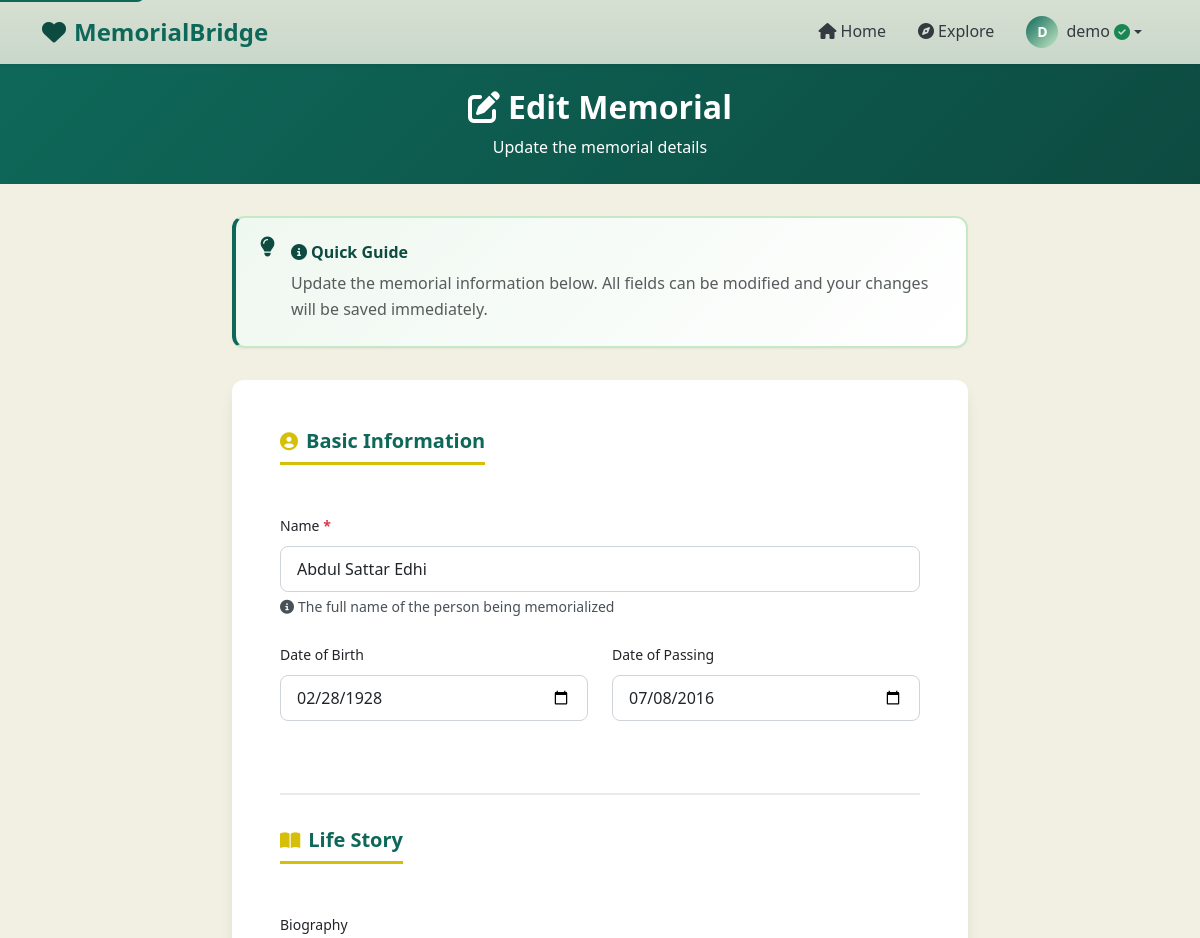
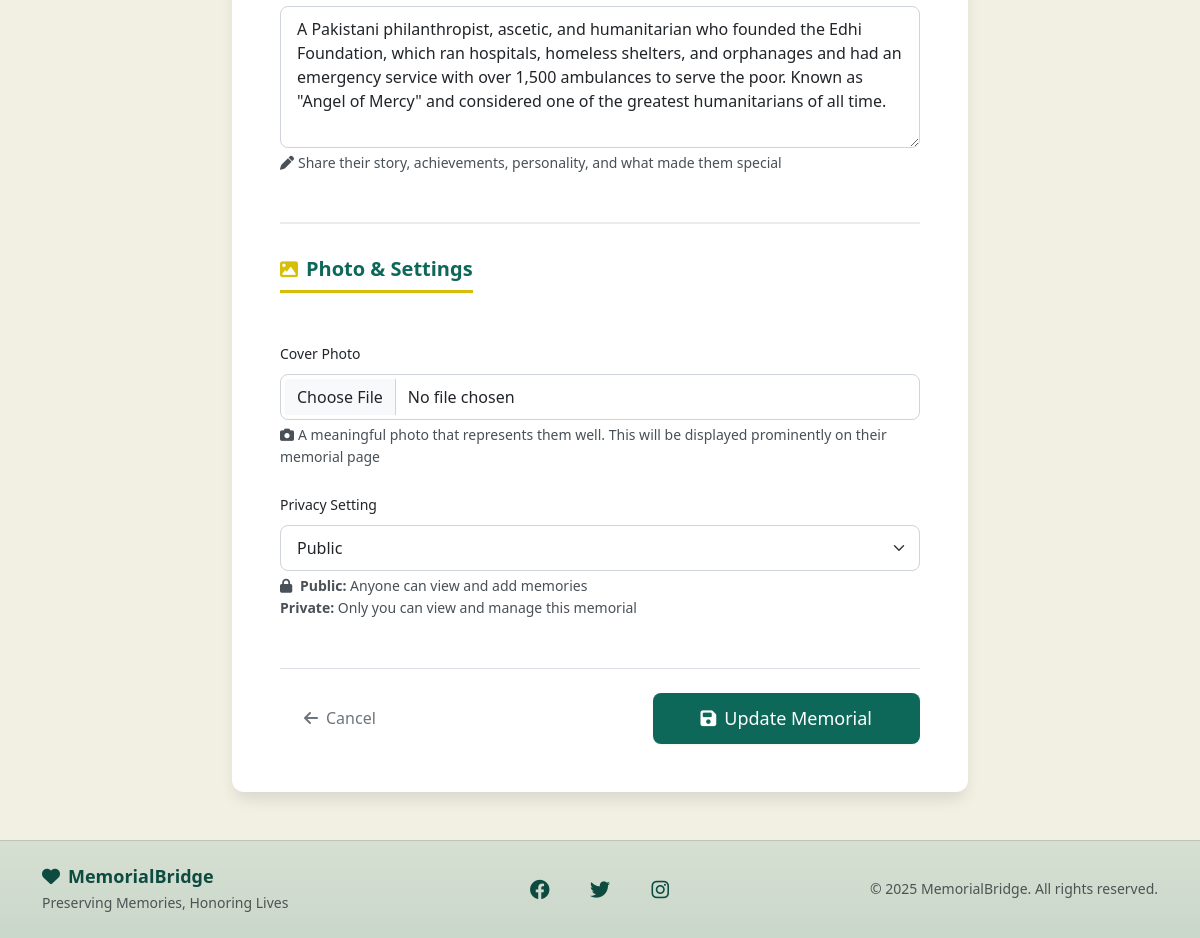
/m/abdul-sattar-edhi/edit/ (signed in), run on the app's committed database (2 pictures, top to bottom).
### main_app/models.py (models this page shows, shortened)
class Memorial(models.Model):
    VISIBILITY_CHOICES = [
        ('public', 'Public'),
        ('private', 'Private'),
    ]
    owner = models.ForeignKey(UserProfile, on_delete=models.CASCADE, related_name='memorials')
    name = models.CharField(max_length=200)
    slug = models.SlugField(unique=True, blank=True)
    dob = models.DateField(null=True, blank=True, verbose_name="Date of Birth")
    dod = models.DateField(null=True, blank=True, verbose_name="Date of Passing")
    bio = models.TextField(blank=True, help_text="Biography or description")
    cover_image = models.ImageField(upload_to='memorial_covers/', blank=True, null=True)
    visibility = models.CharField(max_length=10, choices=VISIBILITY_CHOICES, default='public')
    donations_count = models.IntegerField(default=0)
    trees_planted_count = models.IntegerField(default=0)
    created_at = models.DateTimeField(auto_now_add=True)
    updated_at = models.DateTimeField(auto_now=True)
    class Meta:
        ordering = ['-created_at']

### main_app/views.py (the view)
# urls.py: path('m/<slug:slug>/edit/', views.edit_memorial, name='edit_memorial'),
@login_required
def edit_memorial(request, slug):
    memorial = get_object_or_404(Memorial, slug=slug)
    if memorial.owner.user != request.user:
        messages.error(request, "You don't have permission to edit this memorial.")
        return redirect('memorial_detail', slug=slug)
    if request.method == 'POST':
        form = MemorialForm(request.POST, request.FILES, instance=memorial)
        if form.is_valid():
            memorial = form.save()
            messages.success(request, f"Memorial for {memorial.name} updated successfully!")
            return redirect('memorial_detail', slug=memorial.slug)
    else:
        form = MemorialForm(instance=memorial)
    context = {
        'form': form,
        'memorial': memorial,
        'is_edit': True
    }
    return render(request, 'main_app/create_memorial.html', context)

### templates/main_app/create_memorial.html (shortened to what this page needs)
{% extends 'base.html' %}
{% load static %}
{% block content %}
<div class="create-memorial-header">
    <div class="container">
        <div class="row justify-content-center">
            <div class="col-lg-8 text-center text-white">
                <h1 class="h2 fw-bold mb-2">
                    <i class="fas fa-{% if is_edit %}edit{% else %}heart{% endif %} me-2"></i>{% if is_edit %}Edit{% else %}Create a{% endif %} Memorial
                </h1>
                <p class="mb-0">{% if is_edit %}Update the memorial details{% else %}Preserve a lasting tribute for someone special{% endif %}</p>
            </div>
        </div>
    </div>
</div>
<div class="container pb-5">
    <div class="row justify-content-center">
        <div class="col-lg-8">
            <div class="help-box">
                <div class="d-flex align-items-start">
                    <i class="fas fa-lightbulb fa-lg text-primary me-3 mt-1"></i>
                    <div>
                        <h6 class="fw-bold text-primary mb-2">
                            <i class="fas fa-info-circle me-1"></i>Quick Guide
                        </h6>
                        <p class="mb-0 text-muted">
                            {% if is_edit %}
                            Update the memorial information below. All fields can be modified and your changes will be saved immediately.
                            {% else %}
                            Creating a memorial is a meaningful way to preserve someone's memory and allow others to share their stories.
                            Fill out the form below with as much detail as you'd like. All fields can be edited later from your dashboard.
                            {% endif %}
                        </p>
                    </div>
                </div>
            </div>
            <div class="create-memorial-card">
                <div class="card-body p-4 p-md-5">
                    <form method="post" enctype="multipart/form-data">
                        <div class="form-section-wrapper">
                            <div class="mb-4">
                                <h3 class="form-section-title">
                                    <i class="fas fa-user-circle"></i>
                                    Basic Information
                                </h3>
                            </div>
                            <div class="mb-4">
                                <label for="{{ form.name.id_for_label }}" class="form-label">
                                    Name <span class="required-indicator">*</span>
                                </label>
                                {{ form.name }}
                                <div class="form-text">
                                    <i class="fas fa-info-circle me-1"></i>The full name of the person being memorialized
                                </div>
                            </div>
                            <div class="row">
                                <div class="col-md-6 mb-4">
                                    <label for="{{ form.dob.id_for_label }}" class="form-label">
                                        Date of Birth
                                    </label>
                                    {{ form.dob }}
                                </div>
                                <div class="col-md-6 mb-4">
                                    <label for="{{ form.dod.id_for_label }}" class="form-label">
                                        Date of Passing
                                    </label>
                                    {{ form.dod }}
                                </div>
                            </div>
                        </div>
                        <div class="section-divider"></div>
                        <div class="form-section-wrapper">
                            <div class="mb-4">
                                <h3 class="form-section-title">
                                    <i class="fas fa-book-open"></i>
                                    Life Story
                                </h3>
                            </div>
                            <div class="mb-4">
                                <label for="{{ form.bio.id_for_label }}" class="form-label">
                                    Biography
                                </label>
                                {{ form.bio }}
                                <div class="form-text">
                                    <i class="fas fa-pen me-1"></i>Share their story, achievements, personality, and what made them special
                                </div>
                            </div>
                        </div>
                        <div class="section-divider"></div>
                        <div class="form-section-wrapper">
                            <div class="mb-4">
                                <h3 class="form-section-title">
                                    <i class="fas fa-image"></i>
                                    Photo & Settings
                                </h3>
                            </div>
                            <div class="mb-4">
                                <label for="{{ form.cover_image.id_for_label }}" class="form-label">
                                    Cover Photo
                                </label>
                                {{ form.cover_image }}
                                <div class="form-text">
                                    <i class="fas fa-camera me-1"></i>A meaningful photo that represents them well. This will be displayed prominently on their memorial page
                                </div>
                            </div>
                            <div class="mb-4">
                                <label for="{{ form.visibility.id_for_label }}" class="form-label">
                                    Privacy Setting
                                </label>
                                {{ form.visibility }}
                                <div class="form-text">
                                    <i class="fas fa-lock me-1"></i>
                                    <strong>Public:</strong> Anyone can view and add memories<br>
                                    <strong>Private:</strong> Only you can view and manage this memorial
                                </div>
                            </div>
                        </div>
                        <div class="d-flex flex-column flex-sm-row justify-content-between align-items-center gap-3 mt-5 pt-4 border-top">
                            <a href="{% if is_edit %}{% url 'memorial_detail' memorial.slug %}{% else %}{% url 'dashboard' %}{% endif %}" class="btn btn-outline-secondary">
                                <i class="fas fa-arrow-left me-2"></i>Cancel
                            </a>
                            <button type="submit" class="btn btn-primary btn-lg px-5">
                                <i class="fas fa-{% if is_edit %}save{% else %}heart{% endif %} me-2"></i>{% if is_edit %}Update Memorial{% else %}Create Memorial{% endif %}
                            </button>
                        </div>
                    </form>
                </div>
            </div>
        </div>
    </div>
</div>
{% endblock %}

### templates/base.html (shortened to what this page needs)
{% load static %}
<!DOCTYPE html>
<html lang="en">
<head>
    <link href="https://cdn.jsdelivr.net/npm/bootstrap@5.3.0/dist/css/bootstrap.min.css" rel="stylesheet">
    <link rel="stylesheet" href="https://cdnjs.cloudflare.com/ajax/libs/font-awesome/6.4.0/css/all.min.css">
    <link rel="stylesheet" href="{% static 'css/main.css' %}">
</head>
<body>
    <nav class="navbar navbar-expand-lg navbar-light shadow-sm" style="background: linear-gradient(180deg, rgba(14, 104, 89, 0.12), rgba(14, 104, 89, 0.18));" aria-label="Main navigation">
        <div class="container">
            <a class="navbar-brand d-flex align-items-center" href="{% url 'home' %}">
                <i class="fas fa-heart text-primary me-2"></i>
                <span class="fw-bold">MemorialBridge</span>
            </a>
            <div class="collapse navbar-collapse" id="navbarNav">
                <ul class="navbar-nav ms-auto align-items-lg-center">
                    <li class="nav-item">
                        <a class="nav-link {% if request.path == '/' %}active{% endif %}"
                           href="{% url 'home' %}">
                            <i class="fas fa-home me-1"></i>Home
                        </a>
                    </li>
                    <li class="nav-item">
                        <a class="nav-link {% if 'explore' in request.path %}active{% endif %}"
                           href="{% url 'explore' %}">
                            <i class="fas fa-compass me-1"></i>Explore
                        </a>
                    </li>
                    {% if user.is_authenticated %}
                    <li class="nav-item dropdown">
                        <a class="nav-link dropdown-toggle d-flex align-items-center" href="#"
                           id="userDropdown" role="button" data-bs-toggle="dropdown" aria-expanded="false">
                            <div class="user-avatar me-2">
                                {{ user.username|first|upper }}
                            </div>
                            <span>{{ user.username }}</span>
                            {% if user.userprofile.verified %}
                            <i class="fas fa-check-circle text-success ms-1"
                               data-bs-toggle="tooltip" title="Verified Account"></i>
                            {% endif %}
                        </a>
                    </li>
                    {% endif %}
                </ul>
            </div>
        </div>
    </nav>
    <main id="main-content">
        {% block content %}{% endblock %}
    </main>
    <footer class="text-dark" style="background: linear-gradient(180deg, rgba(14, 104, 89, 0.12), rgba(14, 104, 89, 0.18));">
        <div class="border-top border-secondary border-opacity-25">
            <div class="container py-4">
                <div class="row align-items-center">
                    <div class="col-md-4 text-center text-md-start mb-3 mb-md-0">
                        <h5 class="mb-1 text-primary"><i class="fas fa-heart me-2"></i>MemorialBridge</h5>
                        <p class="mb-0 small text-muted">Preserving Memories, Honoring Lives</p>
                    </div>
                    <div class="col-md-4 text-center mb-3 mb-md-0">
                        <div class="social-links">
                            <a href="https://www.facebook.com/MemorialBridge" target="_blank" rel="noopener noreferrer" class="text-primary me-3 fs-5" aria-label="Facebook"><i class="fab fa-facebook"></i></a>
                            <a href="#" class="text-primary me-3 fs-5" aria-label="Twitter"><i class="fab fa-twitter"></i></a>
                            <a href="https://www.instagram.com/the.memorial.bridge" target="_blank" rel="noopener noreferrer" class="text-primary fs-5" aria-label="Instagram"><i class="fab fa-instagram"></i></a>
                        </div>
                    </div>
                    <div class="col-md-4 text-center text-md-end">
                        <p class="mb-0 small text-muted">&copy; 2025 MemorialBridge. All rights reserved.</p>
                    </div>
                </div>
            </div>
        </div>
    </footer>
</body>
</html>

### data on the page
Memorial: name "Abdul Sattar Edhi", dob "02/28/1928", dod "07/08/2016", bio "A Pakistani philanthropist, ascetic, and humanitarian who founded the Edhi Foundation, which ran hospitals, homeless shelters, and orphanages and had an emergency service with over 1,500 ambulances to serve the poor. Known as \"Angel of Mercy\" and considered one of the greatest humanitarians of all time.", visibility "Public"

### other printed values
{{ user.username|first|upper }} "D"
{{ user.username }} "demo"
